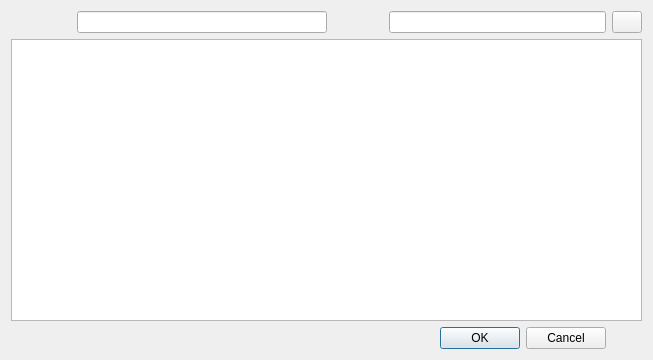
<?xml version="1.0" encoding="UTF-8"?>
<ui version="4.0">
 <class>Dialog</class>
 <widget class="QDialog" name="Dialog">
  <property name="geometry">
   <rect>
    <x>0</x>
    <y>0</y>
    <width>653</width>
    <height>360</height>
   </rect>
  </property>
  <property name="maximumSize">
   <size>
    <width>750</width>
    <height>540</height>
   </size>
  </property>
  <property name="windowTitle">
   <string>Search Dialog</string>
  </property>
  <property name="windowIcon">
   <iconset>
    <normaloff>../images/search.png</normaloff>../images/search.png</iconset>
  </property>
  <layout class="QGridLayout" name="gridLayout_2">
   <item row="0" column="0">
    <layout class="QGridLayout" name="gridLayout">
     <item row="0" column="3">
      <widget class="QLineEdit" name="search_edit">
       <property name="minimumSize">
        <size>
         <width>200</width>
         <height>20</height>
        </size>
       </property>
      </widget>
     </item>
     <item row="0" column="0">
      <widget class="QLabel" name="location_label">
       <property name="minimumSize">
        <size>
         <width>60</width>
         <height>20</height>
        </size>
       </property>
       <property name="text">
        <string/>
       </property>
      </widget>
     </item>
     <item row="0" column="2">
      <widget class="QLabel" name="search_label">
       <property name="minimumSize">
        <size>
         <width>50</width>
         <height>20</height>
        </size>
       </property>
       <property name="text">
        <string/>
       </property>
      </widget>
     </item>
     <item row="0" column="1">
      <widget class="QLineEdit" name="location_edit">
       <property name="minimumSize">
        <size>
         <width>250</width>
         <height>20</height>
        </size>
       </property>
      </widget>
     </item>
     <item row="0" column="4">
      <widget class="QPushButton" name="search_button">
       <property name="minimumSize">
        <size>
         <width>20</width>
         <height>20</height>
        </size>
       </property>
       <property name="maximumSize">
        <size>
         <width>30</width>
         <height>30</height>
        </size>
       </property>
       <property name="text">
        <string/>
       </property>
       <property name="icon">
        <iconset>
         <normaloff>../images/search.png</normaloff>../images/search.png</iconset>
       </property>
      </widget>
     </item>
     <item row="1" column="0" colspan="5">
      <widget class="QListWidget" name="search_list">
       <property name="minimumSize">
        <size>
         <width>500</width>
         <height>250</height>
        </size>
       </property>
       <property name="maximumSize">
        <size>
         <width>720</width>
         <height>700</height>
        </size>
       </property>
      </widget>
     </item>
     <item row="2" column="3">
      <widget class="QDialogButtonBox" name="buttonBox">
       <property name="orientation">
        <enum>Qt::Horizontal</enum>
       </property>
       <property name="standardButtons">
        <set>QDialogButtonBox::Cancel|QDialogButtonBox::Ok</set>
       </property>
      </widget>
     </item>
    </layout>
   </item>
  </layout>
 </widget>
 <resources/>
 <connections>
  <connection>
   <sender>buttonBox</sender>
   <signal>accepted()</signal>
   <receiver>Dialog</receiver>
   <slot>accept()</slot>
   <hints>
    <hint type="sourcelabel">
     <x>248</x>
     <y>254</y>
    </hint>
    <hint type="destinationlabel">
     <x>157</x>
     <y>274</y>
    </hint>
   </hints>
  </connection>
  <connection>
   <sender>buttonBox</sender>
   <signal>rejected()</signal>
   <receiver>Dialog</receiver>
   <slot>reject()</slot>
   <hints>
    <hint type="sourcelabel">
     <x>316</x>
     <y>260</y>
    </hint>
    <hint type="destinationlabel">
     <x>286</x>
     <y>274</y>
    </hint>
   </hints>
  </connection>
 </connections>
</ui>
